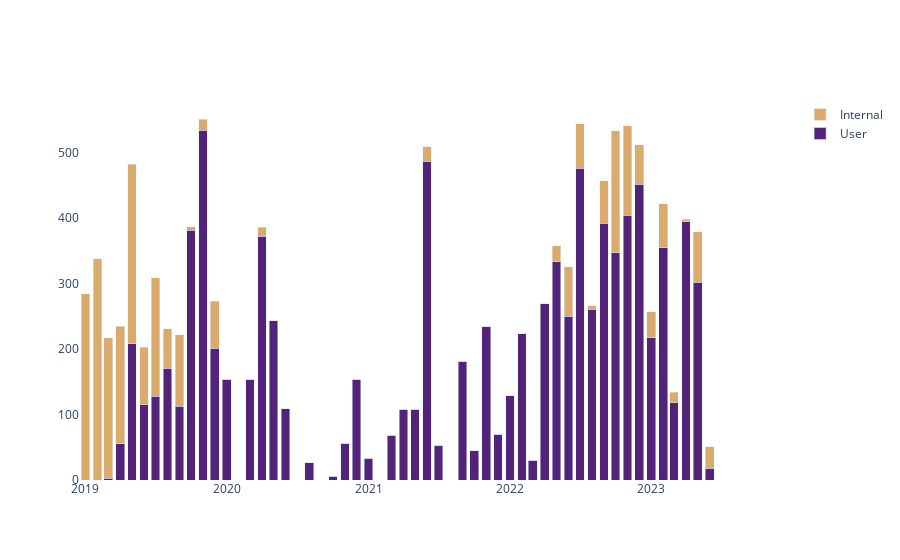
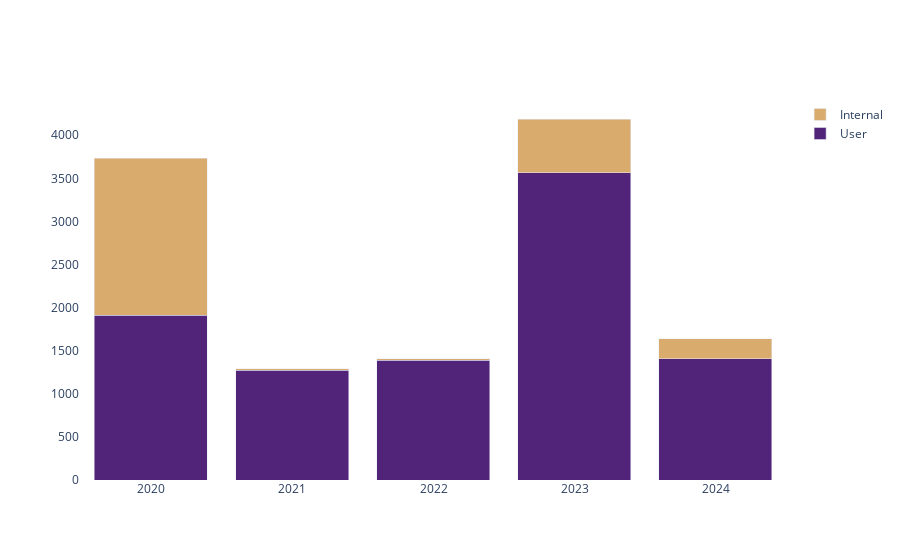

The notebook cell saved with these charts, in order:
### Code cell
import rimsdash.analytics as analytics

#get data for single year and pass to usage_bar

analytics.usage_bar(monthly_usage)

analytics.usage_bar(annual_usage)

"""
future:
- clickable annual plot to show monthly data
- scale all monthly plots to max of all datasets
- grouped plot with all month-by-years side by side

"""
